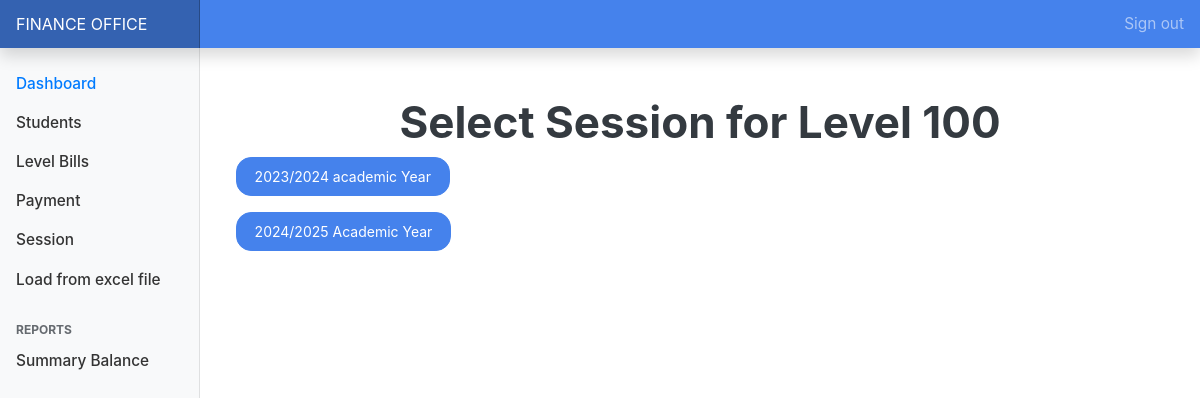
Page /balance-summary/100/ on the committed database.
### Finance/models.py (models this page shows, shortened)
class Session(models.Model):
    session = models.CharField(max_length=200, unique=True,null=True)
    start_date = models.DateField(null=True)
    end_date = models.DateField(null=True)
    is_current_session = models.BooleanField(default=False)

### Finance/views.py (the view)
# urls.py: path('balance-summary/<str:level>/', level_summary, name='level_summary'),
def level_summary(request, level):
    sessions = Session.objects.all()
    context = {
        'level': level,
        'sessions': sessions,
    }
    return render(request, 'level_summary.html', context)

### templates/level_summary.html
{% extends "base.html" %}
{% load static %}
{% block content %}
<div class="container mt-5">
    <h1 class="text-center">Select Session for Level {{ level }}</h1>
    <ul class="list-unstyled">
        {% for session in sessions %}
            <li class="mb-3"><a class="btn btn-primary btn-block" href="{% url 'finance:session_summary' level session.id %}">{{ session.session }}</a></li>
        {% endfor %}
    </ul>
</div>
{% endblock %}

### static/css/dashboard.css (style rules this page uses)
body { font-size: .875rem; }

### rows in the picture
Session: session "2023/2024 academic Year"
Session: session "2024/2025 Academic Year"

### other values in the picture
{{ level }} "100"
